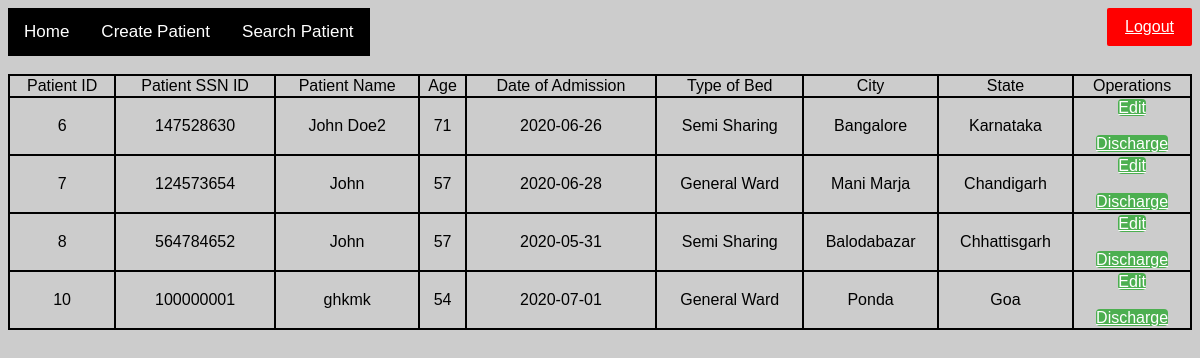
Screenshot of /ade/view (signed in) with the database file from the repository.
### tables this page shows
CREATE TABLE patient (pid INTEGER, SSNId INTEGER NOT NULL, Name TEXT NOT NULL DEFAULT 'Unknown', Age INTEGER NOT NULL, DOA TEXT NOT NULL, TOB TEXT NOT NULL, Address TEXT NOT NULL, City TEXT NOT NULL, State TEXT, Status TEXT, Dis_Time TEXT, PRIMARY KEY(pid AUTOINCREMENT) );

### TurtlesHospital.py (the view)
@app.route('/ade/view', methods=['GET', 'POST'])
def ade_view():
    if "red" in session and "admission" in session["red"]:
        try:
            with sqlite3.connect("TurtlesHospital.db") as con:
                cur = con.cursor()
                patients = cur.execute("SELECT * FROM patient")
        except:
            session['err'] = "Can not fetch the patient's details"
        finally:
            return render_template("ade_view.html", patients=patients)
            con.close()
    else:
        return redirect('/')

### templates/ade_view.html (shortened to what this page needs)
<!DOCTYPE html>
<html lang="en">
<head>
    <a href="/logout" class="button1">Logout</a>
  <div class="topnav">
      <a class="active" href="/ade">Home</a>
      <a href="/ade/create">Create Patient</a>
      <a href="/ade/search">Search Patient</a>
    </div>
</head>
<body>
    <br>
<table border="1px">
    <thead>
        <tr>
            <td>Patient ID</td>
            <td>Patient SSN ID</td>
            <td>Patient Name</td>
            <td>Age</td>
            <td>Date of Admission</td>
            <td>Type of Bed</td>
            <td>City</td>
            <td>State</td>
            <td>Operations</td>
        </tr>
    </thead>
    <tbody>
        {% for patient in patients %}
        {% if patient[9] == 'Active' %}
    <tr>
        <td>{{ patient[0] }}</td>
        <td>{{ patient[1] }}</td>
        <td>{{ patient[2] }}</td>
        <td>{{ patient[3] }}</td>
        <td>{{ patient[4] }}</td>
        <td>{{ patient[5] }}</td>
        <td>{{ patient[7] }}</td>
        <td>{{ patient[8] }}</td>
        <td><a href="/ade/update/{{patient[0]}}" class="button"> Edit </a><br><br><a href="/ade/delete/{{patient[0]}}" class="button"> Discharge</a></td>
    </tr>
        {% endif %}
        {% endfor %}
    </tbody>
</table>
</body>
</html>

### templates/ade_view.html (style rules this page uses)
body { font-family: Arial, Helvetica, sans-serif; }
* { box-sizing: border-box;background-color: #cccccc;text-align: center; }
.button { background-color: #4CAF50; color: white; padding: auto; border: none; border-radius: 4px; cursor: pointer; }
.button1 { background-color: red; color: white; padding: 10px 18px; border: none; border-radius: 2px; cursor: pointer; float: right; }
table, td, th { border: 2px solid black; }
table { border-collapse: collapse; width: 100%; }
.topnav { overflow: hidden; background-color: #cccccc; }
.topnav a { float: left; display: inline-block; color: #ffffff; background-color: #000000; text-align: center; padding: 14px 16px; text-decoration: none; font-size: 17px; }

### rows the page displays
patient: pid "6", SSNId "147528630", Name "John Doe2", Age "71", DOA "2020-06-26", TOB "Semi Sharing", City "Bangalore", State "Karnataka"
patient: pid "7", SSNId "124573654", Name "John", Age "57", DOA "2020-06-28", TOB "General Ward", City "Mani Marja", State "Chandigarh"
patient: pid "8", SSNId "564784652", Name "John", Age "57", DOA "2020-05-31", TOB "Semi Sharing", City "Balodabazar", State "Chhattisgarh"
patient: pid "10", SSNId "100000001", Name "ghkmk", Age "54", DOA "2020-07-01", TOB "General Ward", City "Ponda", State "Goa"
